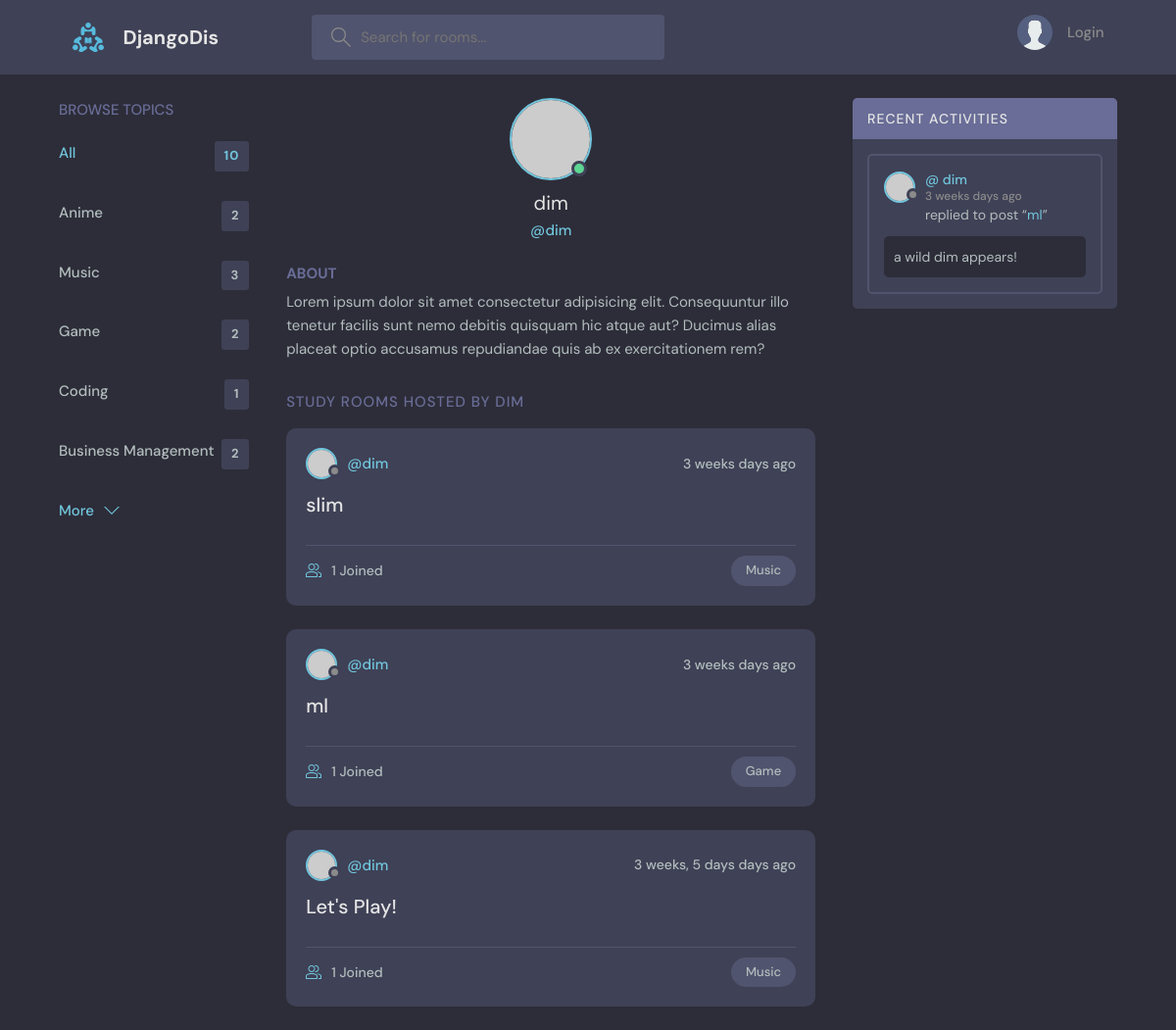
The app's page /profile/2/ with its own data.
### base/models.py (models this page shows, shortened)
class Topic(models.Model):
    name = models.CharField(max_length=220)

class Server(models.Model):
    owner = models.ForeignKey(User, on_delete=models.SET_NULL,null=True)
    topic = models.ForeignKey(Topic, on_delete=models.SET_NULL, null=True)
    name = models.CharField(max_length=200)
    description = models.TextField(null=True , blank=True) # null for db and blank for frontend
    members = models.ManyToManyField(User, related_name='members', blank=True)
    created = models.DateTimeField(auto_now_add=True)
    updated = models.DateTimeField(auto_now=True)
    class Meta:
        ordering = ['-updated', '-created']
    def __str__(self):
        return self.name

class Msg(models.Model): # Msg written cause message is keyword in django
    user = models.ForeignKey(User,on_delete=models.CASCADE)
    body = models.TextField()
    server = models.ForeignKey(Server, on_delete=models.CASCADE)
    created = models.DateTimeField(auto_now_add=True)
    updated = models.DateTimeField(auto_now=True)
    class Meta:
        ordering = ['-updated', '-created']

### base/views.py (the view)
# urls.py: path('profile/<str:pk>/', views.userProfile, name='user-profile'),
def userProfile(request, pk):
    user = User.objects.get(id=pk)
    servers = user.server_set.all()
    topics = Topic.objects.all()
    server_msgs = user.msg_set.all()
    server_count = Server.objects.all().count()
    context = {'user':user,'servers':servers, 'topics': topics, 'server_msgs': server_msgs,'server_count': server_count}
    return render (request, 'base/profile.html', context)

### base/templates/base/profile.html (shortened to what this page needs)
{% extends 'main.html' %}
{% block content %}
  <main class="profile-page layout layout--3">
    <div class="container">
      {% include 'base/topics_component.html' %}
      <div class="roomList">
        <div class="profile">
          <div class="profile__avatar">
            <div class="avatar avatar--large active">
              <img src="https://randomuser.me/api/portraits/men/11.jpg" />
            </div>
          </div>
          <div class="profile__info">
            <h3>{{ user.username }}</h3>
            <p>@{{ user.username }}</p>
          </div>
          <div class="profile__about">
            <h3>About</h3>
            <p>
              Lorem ipsum dolor sit amet consectetur adipisicing elit. Consequuntur illo tenetur
              facilis sunt nemo debitis quisquam hic atque aut? Ducimus alias placeat optio
              accusamus repudiandae quis ab ex exercitationem rem?
            </p>
          </div>
        </div>
        <div class="roomList__header">
          <div>
            <h2>Study Rooms Hosted by {{ user.username }}</a>
            </h2>
          </div>
        </div>
        {% include 'base/feed_component.html' %}
      </div>
      {% include 'base/activity_component.html' %}
    </div>
  </main>
{% endblock content %}

### base/templates/base/topics_component.html
<div class="topics">
    <div class="topics__header">
      <h2>Browse Topics</h2>
    </div>
    <ul class="topics__list">
      <li>
        <a href="{% url 'home' %}" class="active">All <span>{{ server_count }}</span></a>
      </li>
      {% for topic in topics %}
      <li>
        <a href="{% url 'home' %}?nam={{topic.name}}">{{ topic.name }} <span> {{ topic.server_set.all.count }} </span></a>
      </li>
      {% endfor %}
    </ul>
    <a class="btn btn--link" href="topics.html">
      More
      <svg version="1.1" xmlns="http://www.w3.org/2000/svg" width="32" height="32" viewBox="0 0 32 32">
        <title>chevron-down</title>
        <path d="M16 21l-13-13h-3l16 16 16-16h-3l-13 13z"></path>
      </svg>
    </a>
  </div>

### base/templates/base/feed_component.html (shortened to what this page needs)
{% for server in servers %}
<div class="roomListRoom">
    <div class="roomListRoom__header">
      <a href="{% url 'user-profile' server.owner.id %}" class="roomListRoom__author">
        <div class="avatar avatar--small">
          <img src="https://randomuser.me/api/portraits/women/11.jpg" />
        </div>
        <span>@{{ server.owner.username }}</span>
      </a>
      <div class="roomListRoom__actions">
        <span>{{ server.created | timesince }} days ago</span>
      </div>
    </div>
    <div class="roomListRoom__content">
      <a href="{% url 'server' server.id %}">{{ server.name }}</a>
    </div>
    <div class="roomListRoom__meta">
      <a href="{% url 'server' server.id %}" class="roomListRoom__joined">
        {{ server.members.all.count }} Joined
      </a>
      <p class="roomListRoom__topic">{{ server.topic.name }}</p>
    </div>
</div>
{% endfor %}

### base/templates/base/activity_component.html (shortened to what this page needs)
<div class="activities">
    <div class="activities__header">
        <h2>Recent Activities</h2>
    </div>
    {% for msg in server_msgs %}
    <div class="activities__box">
        <div class="activities__boxHeader roomListRoom__header">
        <a href="{% url 'user-profile' msg.user.id %}" class="roomListRoom__author">
            <div class="avatar avatar--small">
            <img src="https://randomuser.me/api/portraits/women/11.jpg" />
            </div>
            <p>
            @ {{ msg.user }}
            <span>{{msg.created | timesince }} days ago</span>
            </p>
        </a>
        </div>
        <div class="activities__boxContent">
        <p>replied to post “<a href="{% url 'server' msg.server.id %}">{{ msg.server }}</a>”</p>
        <div class="activities__boxRoomContent">
            {{ msg.body }}
        </div>
        </div>
    </div>
    {% endfor %}
</div>

### records on screen
Topic: name "Anime", server_set.all.count "2"
Topic: name "Music", server_set.all.count "3"
Topic: name "Game", server_set.all.count "2"
Topic: name "Coding", server_set.all.count "1"
Topic: name "Business Management", server_set.all.count "2"
Server: owner.username "dim", created "3 weeks", name "slim", members.all.count "1", topic.name "Music"
Server: owner.username "dim", created "3 weeks", name "ml", members.all.count "1", topic.name "Game"
Server: owner.username "dim", created "3 weeks, 5 days", name "Let's Play!", members.all.count "1", topic.name "Music"
Msg: user "dim", created "3 weeks", server "ml", body "a wild dim appears!"

### other values on screen
{{ server_count }} "10"
{{ user.username }} "dim"
{{ user.username }} "DIM"
